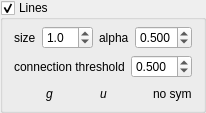
             <widget class="QGroupBox" name="groupbox_plot_lines">
              <property name="title">
               <string>Lines</string>
              </property>
              <property name="flat">
               <bool>false</bool>
              </property>
              <property name="checkable">
               <bool>true</bool>
              </property>
              <property name="checked">
               <bool>true</bool>
              </property>
              <layout class="QVBoxLayout" name="verticalLayout">
               <property name="topMargin">
                <number>6</number>
               </property>
               <property name="bottomMargin">
                <number>6</number>
               </property>
               <item>
                <layout class="QHBoxLayout" name="horizontalLayout_6">
                 <item>
                  <layout class="QFormLayout" name="formLayout_23">
                   <property name="sizeConstraint">
                    <enum>QLayout::SetDefaultConstraint</enum>
                   </property>
                   <property name="fieldGrowthPolicy">
                    <enum>QFormLayout::ExpandingFieldsGrow</enum>
                   </property>
                   <property name="labelAlignment">
                    <set>Qt::AlignLeading|Qt::AlignLeft|Qt::AlignVCenter</set>
                   </property>
                   <property name="formAlignment">
                    <set>Qt::AlignLeading|Qt::AlignLeft|Qt::AlignTop</set>
                   </property>
                   <property name="verticalSpacing">
                    <number>0</number>
                   </property>
                   <item row="1" column="0">
                    <widget class="QLabel" name="label_67">
                     <property name="text">
                      <string>size</string>
                     </property>
                     <property name="textFormat">
                      <enum>Qt::AutoText</enum>
                     </property>
                    </widget>
                   </item>
                   <item row="1" column="1">
                    <widget class="QDoubleSpinBox" name="spinbox_plot_szLine">
                     <property name="sizePolicy">
                      <sizepolicy hsizetype="MinimumExpanding" vsizetype="Fixed">
                       <horstretch>0</horstretch>
                       <verstretch>0</verstretch>
                      </sizepolicy>
                     </property>
                     <property name="minimumSize">
                      <size>
                       <width>0</width>
                       <height>0</height>
                      </size>
                     </property>
                     <property name="decimals">
                      <number>1</number>
                     </property>
                     <property name="minimum">
                      <double>0.100000000000000</double>
                     </property>
                     <property name="maximum">
                      <double>99.000000000000000</double>
                     </property>
                     <property name="singleStep">
                      <double>0.100000000000000</double>
                     </property>
                     <property name="value">
                      <double>1.000000000000000</double>
                     </property>
                    </widget>
                   </item>
                  </layout>
                 </item>
                 <item>
                  <layout class="QFormLayout" name="formLayout_24">
                   <property name="sizeConstraint">
                    <enum>QLayout::SetDefaultConstraint</enum>
                   </property>
                   <property name="fieldGrowthPolicy">
                    <enum>QFormLayout::ExpandingFieldsGrow</enum>
                   </property>
                   <property name="labelAlignment">
                    <set>Qt::AlignLeading|Qt::AlignLeft|Qt::AlignVCenter</set>
                   </property>
                   <property name="formAlignment">
                    <set>Qt::AlignLeading|Qt::AlignLeft|Qt::AlignTop</set>
                   </property>
                   <property name="verticalSpacing">
                    <number>0</number>
                   </property>
                   <item row="1" column="0">
                    <widget class="QLabel" name="label_68">
                     <property name="text">
                      <string>alpha</string>
                     </property>
                     <property name="textFormat">
                      <enum>Qt::AutoText</enum>
                     </property>
                    </widget>
                   </item>
                   <item row="1" column="1">
                    <widget class="QDoubleSpinBox" name="spinbox_plot_transpLine">
                     <property name="sizePolicy">
                      <sizepolicy hsizetype="MinimumExpanding" vsizetype="Fixed">
                       <horstretch>0</horstretch>
                       <verstretch>0</verstretch>
                      </sizepolicy>
                     </property>
                     <property name="minimumSize">
                      <size>
                       <width>0</width>
                       <height>0</height>
                      </size>
                     </property>
                     <property name="decimals">
                      <number>3</number>
                     </property>
                     <property name="minimum">
                      <double>0.001000000000000</double>
                     </property>
                     <property name="maximum">
                      <double>1.000000000000000</double>
                     </property>
                     <property name="singleStep">
                      <double>0.100000000000000</double>
                     </property>
                     <property name="value">
                      <double>0.500000000000000</double>
                     </property>
                    </widget>
                   </item>
                  </layout>
                 </item>
                </layout>
               </item>
               <item>
                <layout class="QFormLayout" name="formLayout_34">
                 <property name="sizeConstraint">
                  <enum>QLayout::SetDefaultConstraint</enum>
                 </property>
                 <property name="fieldGrowthPolicy">
                  <enum>QFormLayout::ExpandingFieldsGrow</enum>
                 </property>
                 <property name="labelAlignment">
                  <set>Qt::AlignLeading|Qt::AlignLeft|Qt::AlignVCenter</set>
                 </property>
                 <property name="formAlignment">
                  <set>Qt::AlignLeading|Qt::AlignLeft|Qt::AlignTop</set>
                 </property>
                 <property name="verticalSpacing">
                  <number>0</number>
                 </property>
                 <item row="1" column="0">
                  <widget class="QLabel" name="label_84">
                   <property name="text">
                    <string>connection threshold</string>
                   </property>
                   <property name="textFormat">
                    <enum>Qt::AutoText</enum>
                   </property>
                  </widget>
                 </item>
                 <item row="1" column="1">
                  <widget class="QDoubleSpinBox" name="spinbox_plot_connectionthreshold">
                   <property name="sizePolicy">
                    <sizepolicy hsizetype="MinimumExpanding" vsizetype="Fixed">
                     <horstretch>0</horstretch>
                     <verstretch>0</verstretch>
                    </sizepolicy>
                   </property>
                   <property name="minimumSize">
                    <size>
                     <width>0</width>
                     <height>0</height>
                    </size>
                   </property>
                   <property name="decimals">
                    <number>3</number>
                   </property>
                   <property name="minimum">
                    <double>0.001000000000000</double>
                   </property>
                   <property name="maximum">
                    <double>1.000000000000000</double>
                   </property>
                   <property name="singleStep">
                    <double>0.100000000000000</double>
                   </property>
                   <property name="value">
                    <double>0.500000000000000</double>
                   </property>
                  </widget>
                 </item>
                </layout>
               </item>
               <item>
                <layout class="QHBoxLayout" name="horizontalLayout_11">
                 <item>
                  <layout class="QFormLayout" name="formLayout_7">
                   <property name="labelAlignment">
                    <set>Qt::AlignLeading|Qt::AlignLeft|Qt::AlignVCenter</set>
                   </property>
                   <property name="formAlignment">
                    <set>Qt::AlignLeading|Qt::AlignLeft|Qt::AlignVCenter</set>
                   </property>
                   <property name="horizontalSpacing">
                    <number>2</number>
                   </property>
                   <property name="verticalSpacing">
                    <number>0</number>
                   </property>
                   <item row="0" column="0">
                    <widget class="ColorButton" name="colorbutton_plot_asym">
                     <property name="sizePolicy">
                      <sizepolicy hsizetype="Maximum" vsizetype="Maximum">
                       <horstretch>0</horstretch>
                       <verstretch>0</verstretch>
                      </sizepolicy>
                     </property>
                     <property name="minimumSize">
                      <size>
                       <width>0</width>
                       <height>0</height>
                      </size>
                     </property>
                     <property name="maximumSize">
                      <size>
                       <width>30</width>
                       <height>20</height>
                      </size>
                     </property>
                     <property name="text">
                      <string/>
                     </property>
                     <property name="flat">
                      <bool>true</bool>
                     </property>
                    </widget>
                   </item>
                   <item row="0" column="1">
                    <widget class="QLabel" name="label_26">
                     <property name="font">
                      <font>
                       <italic>true</italic>
                      </font>
                     </property>
                     <property name="text">
                      <string>g</string>
                     </property>
                    </widget>
                   </item>
                  </layout>
                 </item>
                 <item>
                  <layout class="QFormLayout" name="formLayout_2">
                   <property name="labelAlignment">
                    <set>Qt::AlignLeading|Qt::AlignLeft|Qt::AlignVCenter</set>
                   </property>
                   <property name="formAlignment">
                    <set>Qt::AlignLeading|Qt::AlignLeft|Qt::AlignVCenter</set>
                   </property>
                   <property name="horizontalSpacing">
                    <number>2</number>
                   </property>
                   <property name="verticalSpacing">
                    <number>0</number>
                   </property>
                   <item row="0" column="0">
                    <widget class="ColorButton" name="colorbutton_plot_sym">
                     <property name="sizePolicy">
                      <sizepolicy hsizetype="Maximum" vsizetype="Maximum">
                       <horstretch>0</horstretch>
                       <verstretch>0</verstretch>
                      </sizepolicy>
                     </property>
                     <property name="minimumSize">
                      <size>
                       <width>0</width>
                       <height>0</height>
                      </size>
                     </property>
                     <property name="maximumSize">
                      <size>
                       <width>30</width>
                       <height>20</height>
                      </size>
                     </property>
                     <property name="text">
                      <string/>
                     </property>
                     <property name="flat">
                      <bool>true</bool>
                     </property>
                    </widget>
                   </item>
                   <item row="0" column="1">
                    <widget class="QLabel" name="label_12">
                     <property name="font">
                      <font>
                       <italic>true</italic>
                      </font>
                     </property>
                     <property name="text">
                      <string>u</string>
                     </property>
                    </widget>
                   </item>
                  </layout>
                 </item>
                 <item>
                  <layout class="QFormLayout" name="formLayout_3">
                   <property name="labelAlignment">
                    <set>Qt::AlignLeading|Qt::AlignLeft|Qt::AlignVCenter</set>
                   </property>
                   <property name="formAlignment">
                    <set>Qt::AlignLeading|Qt::AlignLeft|Qt::AlignVCenter</set>
                   </property>
                   <property name="horizontalSpacing">
                    <number>2</number>
                   </property>
                   <property name="verticalSpacing">
                    <number>0</number>
                   </property>
                   <item row="0" column="0">
                    <widget class="ColorButton" name="colorbutton_plot_nosym">
                     <property name="sizePolicy">
                      <sizepolicy hsizetype="Maximum" vsizetype="Maximum">
                       <horstretch>0</horstretch>
                       <verstretch>0</verstretch>
                      </sizepolicy>
                     </property>
                     <property name="minimumSize">
                      <size>
                       <width>0</width>
                       <height>0</height>
                      </size>
                     </property>
                     <property name="maximumSize">
                      <size>
                       <width>30</width>
                       <height>20</height>
                      </size>
                     </property>
                     <property name="text">
                      <string/>
                     </property>
                     <property name="flat">
                      <bool>true</bool>
                     </property>
                    </widget>
                   </item>
                   <item row="0" column="1">
                    <widget class="QLabel" name="label_13">
                     <property name="text">
                      <string>no sym</string>
                     </property>
                    </widget>
                   </item>
                  </layout>
                 </item>
                </layout>
               </item>
              </layout>
             </widget>
